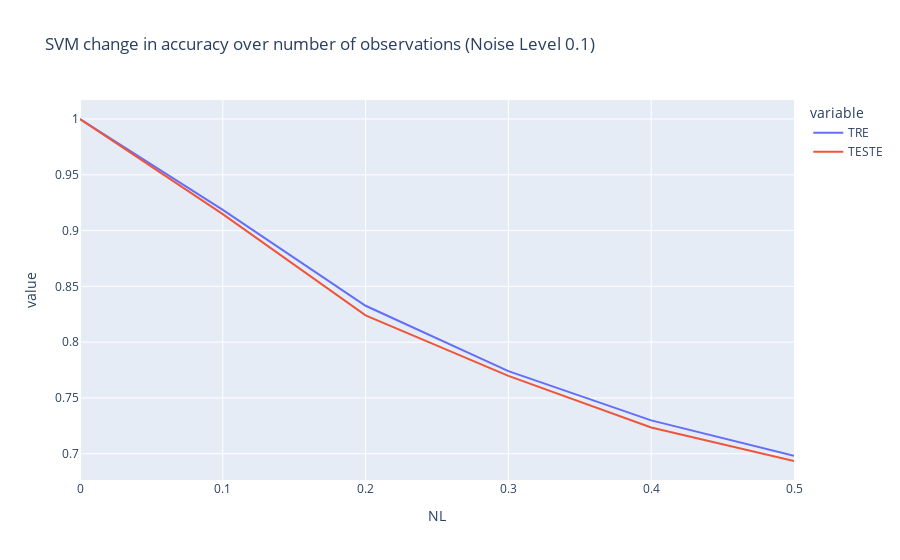

Here is the notebook cell this chart was saved with:
### Markdown cell above
answer :

### Code cell
byNoise = df_filtered.groupby(['NL']).mean().sort_values(by=['E_DIFF', 'TESTE'], ascending=True).reset_index()
px.line(by_noise,x = "NL", y = ['TRE','TESTE'],title = "SVM change in accuracy over number of observations (Noise Level 0.1)")

### Figure 1 — Plotly figure (JSON) as saved in the notebook; plotly's stock layout.template omitted (floating-point values rounded to 4 significant figures)
{"data": [{"hovertemplate": "variable=TRE<br>NL=%{x}<br>value=%{y}<extra></extra>", "legendgroup": "TRE", "line": {"color": "#636efa", "dash": "solid"}, "marker": {"symbol": "circle"}, "mode": "lines", "name": "TRE", "orientation": "v", "showlegend": true, "type": "scatter", "x": [0, 0.1, 0.2, 0.3, 0.4, 0.5], "xaxis": "x", "y": [1, 0.9186, 0.8326, 0.774, 0.7299, 0.6982], "yaxis": "y"}, {"hovertemplate": "variable=TESTE<br>NL=%{x}<br>value=%{y}<extra></extra>", "legendgroup": "TESTE", "line": {"color": "#EF553B", "dash": "solid"}, "marker": {"symbol": "circle"}, "mode": "lines", "name": "TESTE", "orientation": "v", "showlegend": true, "type": "scatter", "x": [0, 0.1, 0.2, 0.3, 0.4, 0.5], "xaxis": "x", "y": [1, 0.9147, 0.824, 0.7698, 0.7235, 0.6935], "yaxis": "y"}], "layout": {"autosize": true, "legend": {"title": {"text": "variable"}, "tracegroupgap": 0}, "title": {"text": "SVM change in accuracy over number of observations (Noise Level 0.1)"}, "xaxis": {"anchor": "y", "autorange": true, "domain": [0, 1], "range": [0, 0.5], "title": {"text": "NL"}, "type": "linear"}, "yaxis": {"anchor": "x", "autorange": true, "domain": [0, 1], "range": [0.6765, 1.017], "title": {"text": "value"}, "type": "linear"}}}
